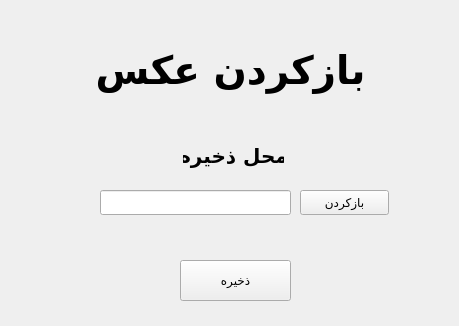
<?xml version="1.0" encoding="UTF-8"?>
<ui version="4.0">
 <class>MainWindow</class>
 <widget class="QMainWindow" name="MainWindow">
  <property name="geometry">
   <rect>
    <x>0</x>
    <y>0</y>
    <width>459</width>
    <height>326</height>
   </rect>
  </property>
  <property name="font">
   <font>
    <family>Damavand</family>
    <weight>75</weight>
    <bold>true</bold>
   </font>
  </property>
  <property name="windowTitle">
   <string>MainWindow</string>
  </property>
  <property name="styleSheet">
   <string notr="true"/>
  </property>
  <widget class="QWidget" name="centralwidget">
   <widget class="QLabel" name="title">
    <property name="geometry">
     <rect>
      <x>0</x>
      <y>10</y>
      <width>461</width>
      <height>121</height>
     </rect>
    </property>
    <property name="font">
     <font>
      <family>Farhang</family>
      <pointsize>29</pointsize>
      <weight>75</weight>
      <bold>true</bold>
     </font>
    </property>
    <property name="cursor">
     <cursorShape>ArrowCursor</cursorShape>
    </property>
    <property name="toolTip">
     <string>&lt;html&gt;&lt;head/&gt;&lt;body&gt;&lt;p align=&quot;center&quot;&gt;&lt;br/&gt;&lt;/p&gt;&lt;/body&gt;&lt;/html&gt;</string>
    </property>
    <property name="layoutDirection">
     <enum>Qt::LeftToRight</enum>
    </property>
    <property name="autoFillBackground">
     <bool>false</bool>
    </property>
    <property name="text">
     <string>بازکردن عکس</string>
    </property>
    <property name="alignment">
     <set>Qt::AlignCenter</set>
    </property>
   </widget>
   <widget class="QLineEdit" name="lineEdit">
    <property name="geometry">
     <rect>
      <x>100</x>
      <y>190</y>
      <width>191</width>
      <height>25</height>
     </rect>
    </property>
    <property name="text">
     <string/>
    </property>
   </widget>
   <widget class="QPushButton" name="pushButton">
    <property name="geometry">
     <rect>
      <x>300</x>
      <y>190</y>
      <width>89</width>
      <height>25</height>
     </rect>
    </property>
    <property name="font">
     <font>
      <family>dana</family>
      <weight>50</weight>
      <bold>false</bold>
     </font>
    </property>
    <property name="text">
     <string>بازکردن</string>
    </property>
   </widget>
   <widget class="QLabel" name="label">
    <property name="geometry">
     <rect>
      <x>183</x>
      <y>140</y>
      <width>101</width>
      <height>31</height>
     </rect>
    </property>
    <property name="font">
     <font>
      <family>dana</family>
      <pointsize>15</pointsize>
      <weight>75</weight>
      <bold>true</bold>
     </font>
    </property>
    <property name="text">
     <string>محل ذخیره</string>
    </property>
    <property name="alignment">
     <set>Qt::AlignCenter</set>
    </property>
   </widget>
   <widget class="QPushButton" name="pushButton_2">
    <property name="geometry">
     <rect>
      <x>180</x>
      <y>260</y>
      <width>111</width>
      <height>41</height>
     </rect>
    </property>
    <property name="font">
     <font>
      <family>dana</family>
      <weight>50</weight>
      <bold>false</bold>
     </font>
    </property>
    <property name="text">
     <string>ذخیره</string>
    </property>
   </widget>
  </widget>
  <action name="actionOpen_File">
   <property name="text">
    <string>Open File</string>
   </property>
  </action>
  <action name="actionSave_as">
   <property name="text">
    <string>Save as</string>
   </property>
  </action>
  <action name="actionGrayscale">
   <property name="text">
    <string>Grayscale</string>
   </property>
  </action>
  <action name="actionNegative">
   <property name="text">
    <string>Negative</string>
   </property>
  </action>
  <action name="actionBlack_and_White">
   <property name="text">
    <string>Black and White</string>
   </property>
  </action>
  <action name="actionContour">
   <property name="text">
    <string>Contour</string>
   </property>
  </action>
  <action name="actionEdgeenhance">
   <property name="text">
    <string>Edgeenhance</string>
   </property>
  </action>
  <action name="actionEmboss">
   <property name="text">
    <string>Emboss</string>
   </property>
  </action>
  <action name="actionFindedges">
   <property name="text">
    <string>Findedges</string>
   </property>
  </action>
  <action name="actionBlur">
   <property name="text">
    <string>Blur</string>
   </property>
  </action>
  <action name="actionSmooth">
   <property name="text">
    <string>Smooth</string>
   </property>
  </action>
  <action name="actionEnglish">
   <property name="text">
    <string>English</string>
   </property>
  </action>
  <action name="actionPersian">
   <property name="text">
    <string>Persian</string>
   </property>
  </action>
  <action name="actionExit">
   <property name="text">
    <string>Exit</string>
   </property>
  </action>
 </widget>
 <tabstops>
  <tabstop>lineEdit</tabstop>
  <tabstop>pushButton</tabstop>
 </tabstops>
 <resources/>
 <connections/>
</ui>
